Frame 1 (no input): blank canvas, image omitted
Frame 60 (no input): blank canvas, image omitted
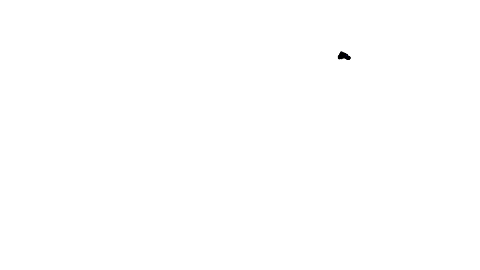
Frame 120 (the mouse pressed at the canvas centre since frame 60)

The p5.js sketch whose frames 1 and 60 were blank and that drew this single picture after the mouse press (run headless with seeded random() and noise() and a simulated clock; from frame 60 on, the mouse is pressed at the canvas centre):

// p5.js sketch
// ── sketch.js
// Example 3-1: Object literals
// A very similar example is described in this video tutorial:
// https://www.youtube.com/watch?v=pGkSHeEZLMU&index=22&list=PLRqwX-V7Uu6Zy51Q-x9tMWIv9cueOFTFA

var w;

function setup() {
  createCanvas(480, 270);

  w= new Walker();

  stroke(0);
  fill(0,0,255);

}

function draw() {


  w.display(); //call the function display from the bubble OBJECT
  w.walk(); // call the function move from the bubble object.

}

//THIS IS AN OBJECT LITERAL CALLED BUBBLE----------------------
//in javascript an object is declared as a var. It is a collection of
//data and functions all grouped together in a block of code.
function Walker() {
  //object literals are like lists, they are lists of what we call name-value pairs.
  //they can contain data using this syntax:
  this.x = random(0,width);
  this.y = random(0,height);

  //they can also contain functions declared with a similar syntax...
  this.display = function(){
    stroke(0);
    strokeWeight(2);
    ellipse(this.x,this.y,1,1); //this.variable name is used...

  }, // also notice that each thing in the list is separated with a comma
  //here is another function

this.walk = function(){
  this.x=this.x + random(-1,1);
  this.y=this.y + random(-1,1);

}

}
//----------------------
